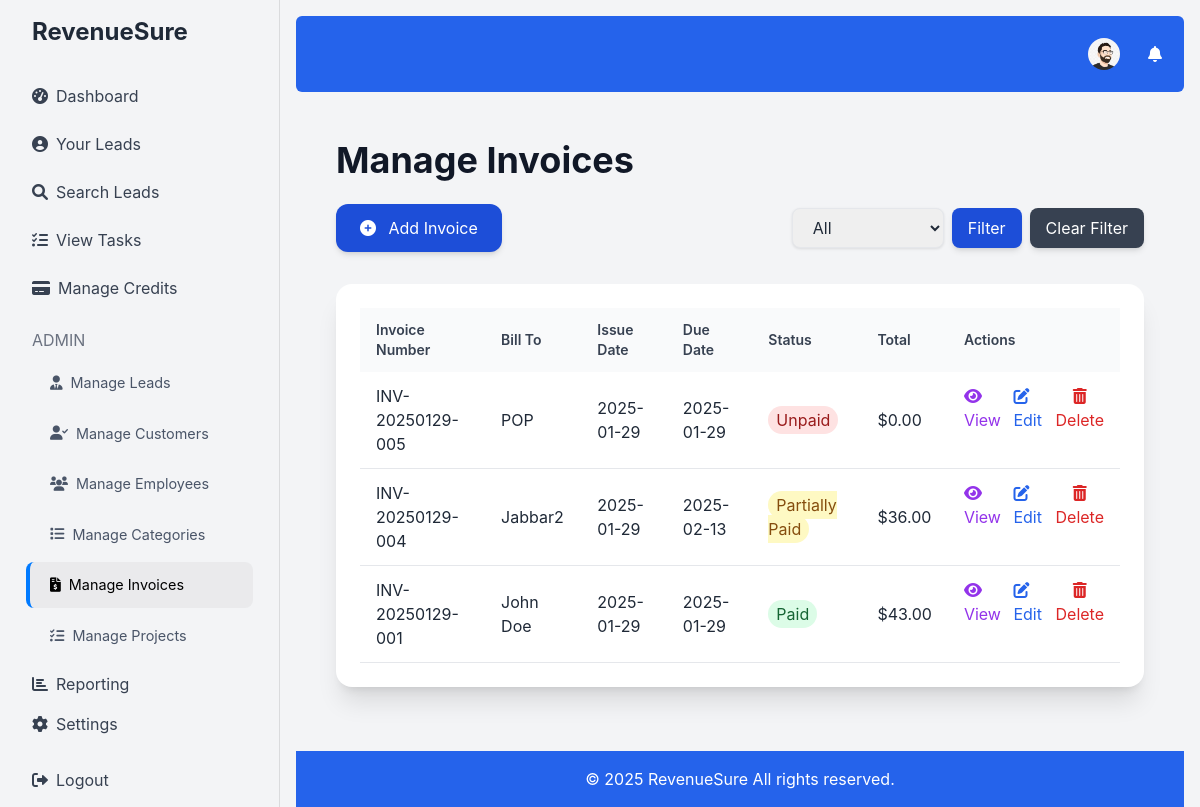
The app's page /manage_invoices.php (signed in), older data.
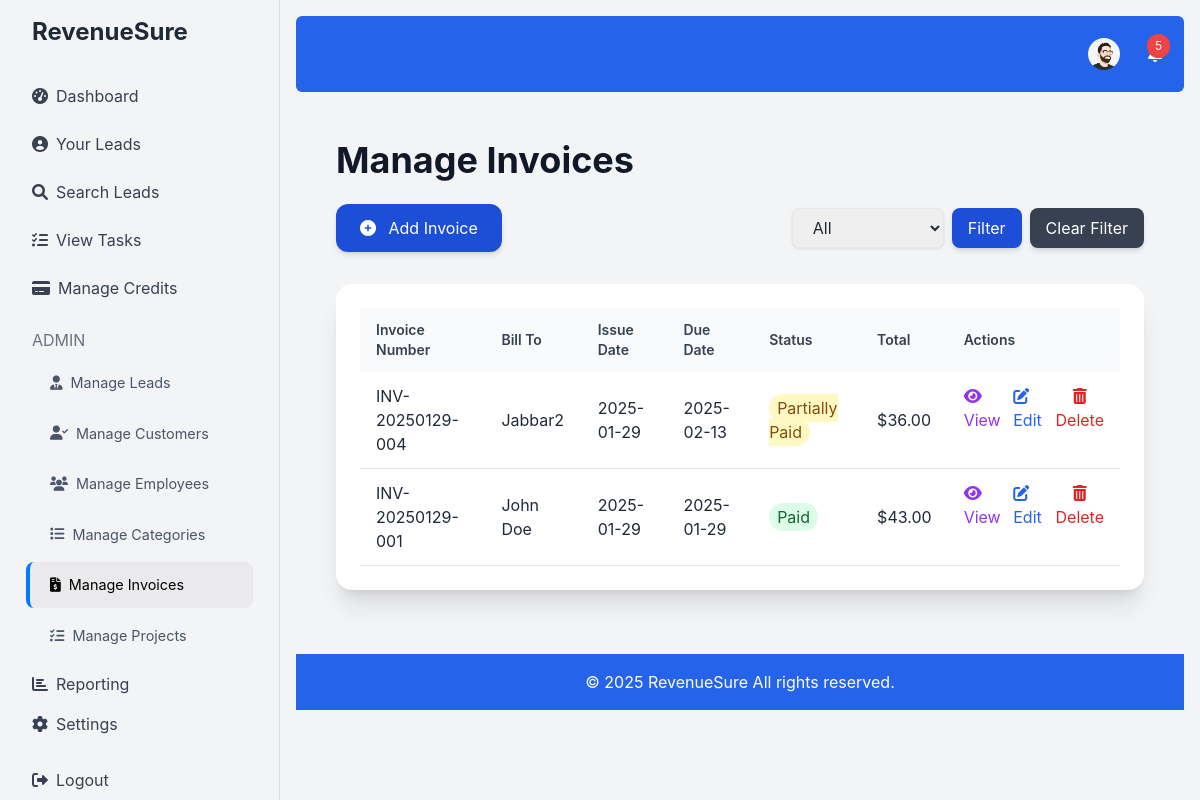
The same page, newer data.
### tables this page shows
CREATE TABLE `users` (
  `id` int(11) NOT NULL,
  `username` varchar(50) NOT NULL,
  `email` varchar(100) NOT NULL,
  `password` varchar(255) NOT NULL,
  `credits` int(11) DEFAULT 0,
  `created_at` timestamp NOT NULL DEFAULT current_timestamp(),
  `role` enum('admin','user') DEFAULT 'user',
  `profile_picture` varchar(255) DEFAULT NULL
);

CREATE TABLE `invoices` (
  `id` int(11) NOT NULL,
  `invoice_number` varchar(50) NOT NULL,
  `lead_id` int(11) DEFAULT NULL,
  `customer_id` int(11) DEFAULT NULL,
  `issue_date` date NOT NULL,
  `due_date` date NOT NULL,
  `bill_to_name` varchar(255) NOT NULL,
  `bill_to_address` varchar(255) DEFAULT NULL,
  `bill_to_email` varchar(100) DEFAULT NULL,
  `bill_to_phone` varchar(20) DEFAULT NULL,
  `ship_to_address` varchar(255) DEFAULT NULL,
  `subtotal` decimal(10,2) DEFAULT 0.00,
  `tax_method` varchar(50) DEFAULT NULL,
  `tax` text DEFAULT NULL,
  `discount` decimal(10,2) DEFAULT 0.00,
  `additional_charges` decimal(10,2) DEFAULT 0.00,
  `total` decimal(10,2) DEFAULT 0.00,
  `payment_terms` varchar(100) DEFAULT NULL,
  `notes` text DEFAULT NULL,
  `footer` text DEFAULT NULL,
  `billing_country` varchar(50) DEFAULT NULL,
  `discount_type` varchar(20) DEFAULT 'fixed',
  `discount_amount` decimal(10,2) DEFAULT 0.00,
  `created_at` timestamp NOT NULL DEFAULT current_timestamp(),
  `template_name` varchar(255) DEFAULT 'default',
  `paid_amount` decimal(10,2) DEFAULT 0.00,
  `status` enum('Unpaid','Partially Paid','Paid','Overdue') DEFAULT 'Unpaid',
  `payment_date` timestamp NULL DEFAULT NULL
);

### manage_invoices.php (the view, shortened to what this page needs)
<?php
require 'db.php';
$query = "SELECT * FROM invoices";
 $query .= " ORDER BY created_at DESC";
$stmt = $conn->prepare($query);
$stmt->execute();
$invoices = $stmt->fetchAll(PDO::FETCH_ASSOC);
require 'header.php';
?>
<div class="container mx-auto p-6 fade-in">
    <h1 class="text-4xl font-bold text-gray-900 mb-6">Manage Invoices</h1>
    <div class="flex justify-between items-center mb-8">
    <a href="add_invoice.php" class="bg-blue-700 text-white px-6 py-3 rounded-xl hover:bg-blue-900 transition duration-300 inline-block shadow-md"> <i class="fas fa-plus-circle mr-2"></i> Add Invoice</a>
      <div class="flex flex-wrap gap-2">
            <form method="GET" action="" class="flex gap-2">
             <select name="status" id="status" class="px-4 py-2 border rounded-lg focus:outline-none focus:ring-2 focus:ring-blue-600">
                <option value="">All</option>
             </select>
            <button type="submit" class="bg-blue-700 text-white px-4 py-2 rounded-lg hover:bg-blue-900 transition duration-300 shadow-md">Filter</button>
           </form>
         <a href="manage_invoices.php" class="bg-gray-700 text-white px-4 py-2 rounded-lg hover:bg-gray-900 transition duration-300 shadow-md">Clear Filter</a>
      </div>
    </div>
    <div class="bg-white p-6 rounded-2xl shadow-xl overflow-hidden">
        <table class="w-full text-left">
            <thead class="bg-gray-50">
                <tr>
                    <th class="px-4 py-3 font-semibold text-gray-700 text-sm">Invoice Number</th>
                    <th class="px-4 py-3 font-semibold text-gray-700 text-sm">Bill To</th>
                      <th class="px-4 py-3 font-semibold text-gray-700 text-sm">Issue Date</th>
                    <th class="px-4 py-3 font-semibold text-gray-700 text-sm">Due Date</th>
                     <th class="px-4 py-3 font-semibold text-gray-700 text-sm">Status</th>
                      <th class="px-4 py-3 font-semibold text-gray-700 text-sm">Total</th>
                    <th class="px-4 py-3 font-semibold text-gray-700 text-sm">Actions</th>
                </tr>
            </thead>
            <tbody>
                <?php if ($invoices): ?>
                    <?php foreach ($invoices as $invoice): ?>
                        <tr class="border-b transition hover:bg-gray-100">
                            <td class="px-4 py-3"><?php echo htmlspecialchars($invoice['invoice_number']); ?></td>
                            <td class="px-4 py-3"><?php echo htmlspecialchars($invoice['bill_to_name']); ?></td>
                             <td class="px-4 py-3"><?php echo htmlspecialchars($invoice['issue_date']); ?></td>
                            <td class="px-4 py-3"><?php echo htmlspecialchars($invoice['due_date']); ?></td>
                            <td class="px-4 py-3">
                                 <span class="px-2 py-1 rounded-full <?php
                                    switch ($invoice['status']) {
                                        case 'Unpaid':
                                            echo 'bg-red-100 text-red-800';
                                             break;
                                       case 'Partially Paid':
                                           echo 'bg-yellow-100 text-yellow-800';
                                           break;
                                        case 'Paid':
                                             echo 'bg-green-100 text-green-800';
                                               break;
                                    }
                                 ?>"><?php echo htmlspecialchars($invoice['status']); ?></span>
                             </td>
                            <td class="px-4 py-3">$<?php echo htmlspecialchars($invoice['total']); ?></td>
                            <td class="px-4 py-3 flex gap-2">
                                <a href="view_invoice.php?id=<?php echo $invoice['id']; ?>" class="text-purple-600 hover:underline">  <i class="fas fa-eye"></i> View</a>
                                <a href="edit_invoice.php?id=<?php echo $invoice['id']; ?>" class="text-blue-600 hover:underline">  <i class="fas fa-edit"></i> Edit</a>
                                <button onclick="confirmDelete(<?php echo $invoice['id']; ?>)" class="text-red-600 hover:underline"> <i class="fas fa-trash-alt"></i> Delete</button>
                            </td>
                        </tr>
                    <?php endforeach; ?>
                <?php else: ?>
                    <tr>
                        <td colspan="7" class="px-4 py-2 text-center text-gray-600">No invoices found.</td>
                    </tr>
                <?php endif; ?>
            </tbody>
        </table>
    </div>
</div>
<?php
require 'footer.php';
?>

### header.php (shortened to what this page needs)
<!DOCTYPE html>
<html lang="en">
<head>
    <script src="https://cdn.tailwindcss.com"></script>
    <link href="https://cdnjs.cloudflare.com/ajax/libs/font-awesome/6.0.0-beta3/css/all.min.css" rel="stylesheet">
     <link rel="stylesheet" href="https://cdnjs.cloudflare.com/ajax/libs/animate.css/4.1.1/animate.min.css"/>
</head>
<body class="bg-gray-100">
    <div class="flex h-screen fade-in-up">
        <aside class="bg-gray-100 text-gray-700 w-64 p-4">
            <a href="index.php" class="text-2xl font-bold block mb-6 pl-4 text-gray-800">RevenueSure</a>
            <nav>
                <?php if (isset($_SESSION['user_id'])): ?>
                    <?php
                     function isActive($path) {
                         $current_page = basename($_SERVER['PHP_SELF']);
                         return strpos($current_page, $path) === 0;
                    }
                     function isParentActive($path) {
                         $current_page = basename($_SERVER['PHP_SELF']);
                       return strpos($current_page, $path) !== false;
                      }
                    ?>
                    <a href="dashboard.php" class="menu-item block hover:bg-gray-200 rounded-lg px-4 py-3 <?php echo isActive('dashboard.php') ? 'active' : ''; ?>"><i class="fas fa-tachometer-alt mr-2"></i>Dashboard</a>
                    <a href="your_leads.php" class="menu-item block hover:bg-gray-200 rounded-lg px-4 py-3 <?php echo isActive('your_leads.php') ? 'active' : ''; ?>"><i class="fas fa-user-circle mr-2"></i>Your Leads</a>
                    <a href="search_leads.php" class="menu-item block hover:bg-gray-200 rounded-lg px-4 py-3 <?php echo isActive('search_leads.php') ? 'active' : ''; ?>"><i class="fas fa-search mr-2"></i>Search Leads</a>
                   <a href="view_tasks.php" class="menu-item block hover:bg-gray-200 rounded-lg px-4 py-3 <?php echo isActive('view_tasks.php') ? 'active' : ''; ?>"><i class="fas fa-tasks mr-2"></i>View Tasks</a>
                    <a href="manage_credits.php" class="menu-item block hover:bg-gray-200 rounded-lg px-4 py-3 <?php echo isActive('manage_credits.php') ? 'active' : ''; ?>"><i class="fas fa-credit-card mr-2"></i>Manage Credits</a>
                    <?php if ($_SESSION['role'] === 'admin'): ?>
                        <h6 class="text-gray-500 uppercase mt-4 mb-2 px-4">Admin</h6>
                         <div class="menu-item <?php if (isParentActive('add_lead.php') || isParentActive('leads_list.php') || isParentActive('import_leads.php')) echo 'active'; ?>">
                            <a class="block py-2 px-4 hover:bg-gray-200 rounded-lg flex items-center"><i class="fas fa-user-tie mr-2"></i>Manage Leads</a>
                        </div>
                          <div class="menu-item <?php if (isParentActive('add_customer.php') || isParentActive('manage_customers.php') || isParentActive('view_customer.php')) echo 'active'; ?>">
                            <a class="block py-2 px-4 hover:bg-gray-200 rounded-lg flex items-center"><i class="fas fa-user-check mr-2"></i>Manage Customers</a>
                        </div>
                         <div class="menu-item <?php if (isParentActive('add_employee.php') || isParentActive('manage_employees.php')) echo 'active'; ?>">
                            <a class="block py-2 px-4 hover:bg-gray-200 rounded-lg flex items-center"><i class="fas fa-users mr-2"></i>Manage Employees</a>
                        </div>
                          <div class="menu-item <?php if (isParentActive('manage_categories.php') || isParentActive('add_category.php')) echo 'active'; ?>">
                            <a class="block py-2 px-4 hover:bg-gray-200 rounded-lg flex items-center"><i class="fas fa-list mr-2"></i>Manage Categories</a>
                        </div>
                           <div class="menu-item <?php if (isParentActive('manage_invoices.php') || isParentActive('add_invoice.php')) echo 'active'; ?>">
                            <a class="block py-2 px-4 hover:bg-gray-200 rounded-lg flex items-center"><i class="fas fa-file-invoice-dollar mr-2"></i>Manage Invoices</a>
                        </div>
                        <div class="menu-item <?php if (isParentActive('manage_projects.php') || isParentActive('add_project.php') || isParentActive('view_project.php') || isParentActive('manage_project_categories.php')) echo 'active'; ?>">
                            <a class="block py-2 px-4 hover:bg-gray-200 rounded-lg flex items-center"><i class="fas fa-tasks mr-2"></i>Manage Projects</a>
                        </div>
                         <a href="reporting_dashboard.php" class="block py-2 px-4 hover:bg-gray-200 rounded-lg <?php echo isActive('reporting_dashboard.php') ? 'active' : ''; ?>"><i class="fas fa-chart-bar mr-2"></i>Reporting</a>
                         <a href="settings.php" class="block py-2 px-4 hover:bg-gray-200 rounded-lg <?php echo isActive('settings.php') ? 'active' : ''; ?>"><i class="fas fa-cog mr-2"></i>Settings</a>
                    <?php endif; ?>
                     <a href="logout.php" class="block py-2 px-4 hover:bg-gray-200 rounded-lg mt-4"><i class="fas fa-sign-out-alt mr-2"></i>Logout</a>
                <?php else: ?>
                    <a href="login.php" class="block py-2 px-4 hover:bg-gray-200 rounded-lg"><i class="fas fa-sign-in-alt mr-2"></i>Login</a>
                    <a href="register.php" class="block py-2 px-4 hover:bg-gray-200 rounded-lg"><i class="fas fa-user-plus mr-2"></i>Register</a>
                 <?php endif; ?>
             </nav>
        </aside>
        <div class="flex-1 p-4 fade-in">
            <nav class="bg-blue-600 p-4 text-white mb-6 rounded-md">
                <div class="container mx-auto flex justify-end items-center">
                    <?php if (isset($_SESSION['user_id'])): ?>
                         <div class="relative top-nav-button mr-4 hover:bg-white/10 p-1.5 rounded-full transition-colors" >
                            <button id="profileButton" class="relative flex items-center">
                                <?php
                                $stmt = $conn->prepare("SELECT profile_picture FROM users WHERE id = :user_id");
                                $stmt->bindParam(':user_id', $_SESSION['user_id']);
                                $stmt->execute();
                                $user = $stmt->fetch(PDO::FETCH_ASSOC);
                                $profile_picture = $user['profile_picture'];
                                if ($profile_picture) : ?>
                                    <img src="<?php echo $profile_picture; ?>" alt="Profile Picture" class="rounded-full w-8 h-8 object-cover">
                                <?php else : ?>
                                    <i class="fas fa-user-circle fa-lg"></i>
                                <?php endif; ?>
                            </button>
                         </div>
                         <div class="relative top-nav-button hover:bg-white/10 p-1.5 rounded-full transition-colors">
                            <button id="notificationButton" class="hover:underline relative">
                                <i class="fas fa-bell"></i>
                                <?php
                                $stmt = $conn->prepare("SELECT COUNT(*) as unread FROM notifications WHERE user_id = :user_id AND is_read = 0");
                                $stmt->bindParam(':user_id', $_SESSION['user_id']);
                                $stmt->execute();
                                $unread = $stmt->fetch(PDO::FETCH_ASSOC)['unread'];
                                if ($unread > 0) : ?>
                                    <span class="bg-red-500 text-white text-xs px-2 py-1 rounded-full absolute -top-2 -right-2"><?php echo $unread; ?></span>
                                <?php endif; ?>
                            </button>
                        </div>
                   <?php endif; ?>
                </div>
            </nav>
             <div class="container mx-auto px-4">

### footer.php
</div>
<footer class="bg-blue-600 p-4 text-white mt-10">
    <div class="container mx-auto text-center">
        <p>&copy; 2025 RevenueSure All rights reserved.</p>
    </div>
</footer>
</body>
</html>

### header.php (style rules this page uses)
:root { --primary-color: #007aff; --secondary-color: #4cd964; --background-light: #f9fafb; --background-dark: #1f2937; --error-color: #ff3b30; --nav-item-height: 48px; }
body { font-family: -apple-system, BlinkMacSystemFont, 'Segoe UI', Roboto, Oxygen, Ubuntu, Cantarell, 'Open Sans', 'Helvetica Neue', sans-serif; background-color: var(--background-light); color: #1f2937; }
aside { min-width: 280px; transition: all 0.3s ease-in-out; border-right: 1px solid rgba(0,0,0,0.1); background: #e2e8f0 }
aside nav { display: flex; flex-direction: column; justify-content: flex-start; }
.menu-item a { display: flex; align-items: center; padding: 12px 20px; margin: 0 10px; transition: color 0.2s ease, background-color 0.2s ease, border-left-color 0.2s ease; border-left: 4px solid transparent; color: #4a5568; font-size: 0.9rem; }
.menu-item.active a { color: #000; background-color: rgba(0,0,0,0.04); border-left-color: var(--primary-color); }
.fade-in-up { animation: fadeInUp 0.3s ease-in-out; }
.fade-in { animation: fadeIn 0.3s ease-in-out; }
button { transition: background-color 0.3s ease, color 0.3s ease, transform 0.1s ease; }
.bg-white { transition: all 0.3s ease-in-out; box-shadow: 0 2px 5px rgba(0,0,0,0.1); }
input,select, textarea { transition: all 0.3s ease-in-out; box-shadow: 0 1px 3px rgba(0,0,0,0.1); border-radius: 8px; }
.top-nav-button { transition: all 0.3s ease-in-out; }

Row changes from the older to the newer data that the page shows:
removed invoices: invoice_number "INV-20250129-005", bill_to_name "POP", issue_date "2025-01-29", due_date "2025-01-29", status "Unpaid", total "0.00"
Text that changed along with them:
$unread: (not shown) → "5"
